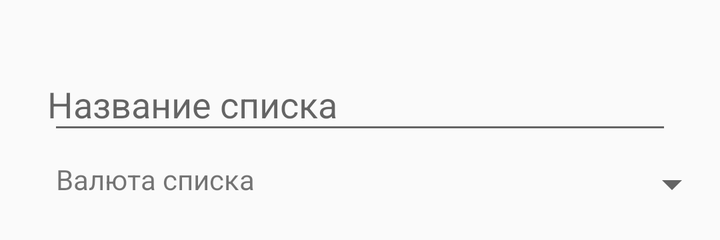
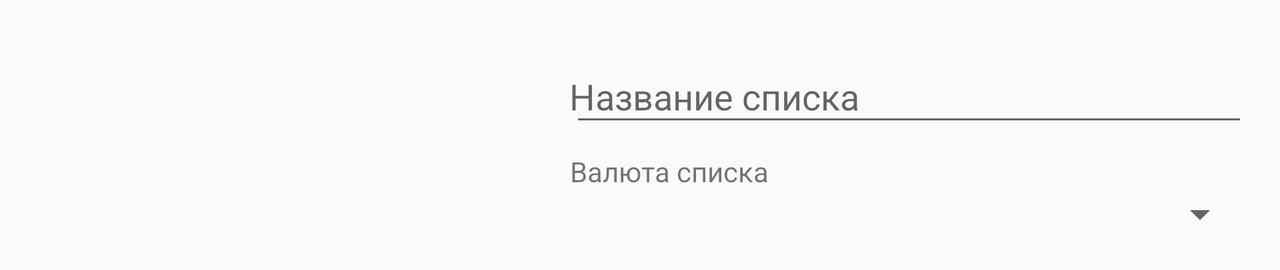

One screen, two layout resources from the same app: the default and the repository's alternative for another configuration. Each is rendered where Android would select it; the XML of both is given below.
<!-- AndroidManifest.xml: application theme AppTheme -->
<!-- res/layout/dialog_list.xml -->
<?xml version="1.0" encoding="utf-8"?>
<RelativeLayout
	xmlns:android="http://schemas.android.com/apk/res/android"
	android:layout_width="match_parent"
	android:layout_height="wrap_content"
	android:paddingBottom="@dimen/padding_16dp">

	<ImageView
		android:id="@+id/image"
		android:layout_width="match_parent"
		android:layout_height="wrap_content"
		android:scaleType="centerCrop"
		android:adjustViewBounds="true"/>

	<android.support.design.widget.TextInputLayout
		android:id="@+id/name_input_layout"
		android:layout_width="match_parent"
		android:layout_height="wrap_content"
		android:layout_marginTop="20dp"
		android:layout_marginLeft="24dp"
		android:layout_marginRight="24dp"
		android:layout_marginBottom="8dp"
		android:layout_below="@+id/image">

		<EditText
			android:id="@+id/name"
			android:layout_width="match_parent"
			android:layout_height="wrap_content"
			android:paddingLeft="@dimen/padding_hint"
			android:hint="@string/list_name"
			android:maxLength="20"
			android:inputType="textCapSentences"
			android:singleLine="true"/>

	</android.support.design.widget.TextInputLayout>

	<TextView
		android:id="@+id/currency_label"
		android:layout_width="wrap_content"
		android:layout_height="wrap_content"
		android:text="@string/list_currency"
		android:gravity="left"
		android:layout_marginLeft="28dp"
		android:layout_marginRight="16dp"
		android:layout_below="@+id/name_input_layout"/>

	<Spinner
		android:id="@+id/currency"
		android:layout_width="wrap_content"
		android:layout_height="wrap_content"
		android:gravity="center"
		android:layout_marginRight="@dimen/padding_24dp"
		android:layout_toRightOf="@+id/currency_label"
		android:layout_alignTop="@+id/currency_label"
		android:layout_alignParentRight="true"
		android:layout_alignParentEnd="false"/>

</RelativeLayout>
<!-- resources referenced by this layout -->
<resources>
  <dimen name="padding_16dp">16dp</dimen>
  <string name="list_currency">Валюта списка</string>
  <string name="list_name">Название списка</string>
  <style name="AppTheme" parent="Animation">
          <item name="colorPrimary">@color/primary</item>
          <item name="colorPrimaryDark">@color/primary_dark</item>
          <item name="colorAccent">@color/accent</item>
      </style>
  <style name="Animation" parent="Theme.AppCompat.Light.DarkActionBar">
          
          <item name="android:windowContentTransitions">true</item>
      </style>
  <color name="primary">#009688</color>
  <color name="primary_dark">#00796B</color>
  <color name="accent">#FFC107</color>
</resources>
<!-- res/layout-land/dialog_list.xml (the repository's variant of the layout above) -->
<!-- drawn on the phone turned sideways -->
<?xml version="1.0" encoding="utf-8"?>
<LinearLayout
	xmlns:android="http://schemas.android.com/apk/res/android"
	android:layout_width="match_parent"
	android:layout_height="wrap_content"
	android:orientation="horizontal">

	<ImageView
		android:id="@+id/image"
		android:layout_width="0dp"
		android:layout_height="match_parent"
		android:layout_weight="0.45"
		android:adjustViewBounds="true"
		android:scaleType="centerCrop"/>

	<LinearLayout
		android:layout_width="0dp"
		android:layout_height="wrap_content"
		android:layout_weight="0.55"
		android:orientation="vertical"
		android:layout_marginLeft="@dimen/padding_8dp"
		android:layout_marginRight="@dimen/padding_16dp"
		android:layout_marginTop="@dimen/padding_16dp"
		android:layout_marginBottom="@dimen/padding_16dp">

		<android.support.design.widget.TextInputLayout
			android:id="@+id/name_input_layout"
			android:layout_width="match_parent"
			android:layout_height="wrap_content"
			android:layout_marginBottom="@dimen/padding_8dp">

			<EditText
				android:id="@+id/name"
				android:layout_width="match_parent"
				android:layout_height="wrap_content"
				android:hint="@string/list_name"
				android:inputType="textCapSentences"
				android:maxLength="20"
				android:paddingLeft="@dimen/padding_hint"
				android:singleLine="true"
				android:imeOptions="flagNoFullscreen|flagNoExtractUi"/>

		</android.support.design.widget.TextInputLayout>

		<TextView
			android:id="@+id/currency_label"
			android:layout_width="match_parent"
			android:layout_height="wrap_content"
			android:layout_marginLeft="@dimen/padding_4dp"
			android:text="@string/list_currency"/>

		<Spinner
			android:id="@+id/currency"
			android:layout_width="match_parent"
			android:layout_height="wrap_content"/>

	</LinearLayout>

</LinearLayout>
<!-- resources referenced by the variant -->
<!-- as the phone turned sideways resolves them -->
<resources>
  <dimen name="padding_16dp">16dp</dimen>
  <dimen name="padding_8dp">8dp</dimen>
  <string name="list_currency">Валюта списка</string>
  <string name="list_name">Название списка</string>
  <style name="AppTheme" parent="Animation">
          <item name="colorPrimary">@color/primary</item>
          <item name="colorPrimaryDark">@color/primary_dark</item>
          <item name="colorAccent">@color/accent</item>
      </style>
  <style name="Animation" parent="Theme.AppCompat.Light.DarkActionBar">
          
          <item name="android:windowContentTransitions">true</item>
      </style>
  <color name="primary">#009688</color>
  <color name="primary_dark">#00796B</color>
  <color name="accent">#FFC107</color>
</resources>
